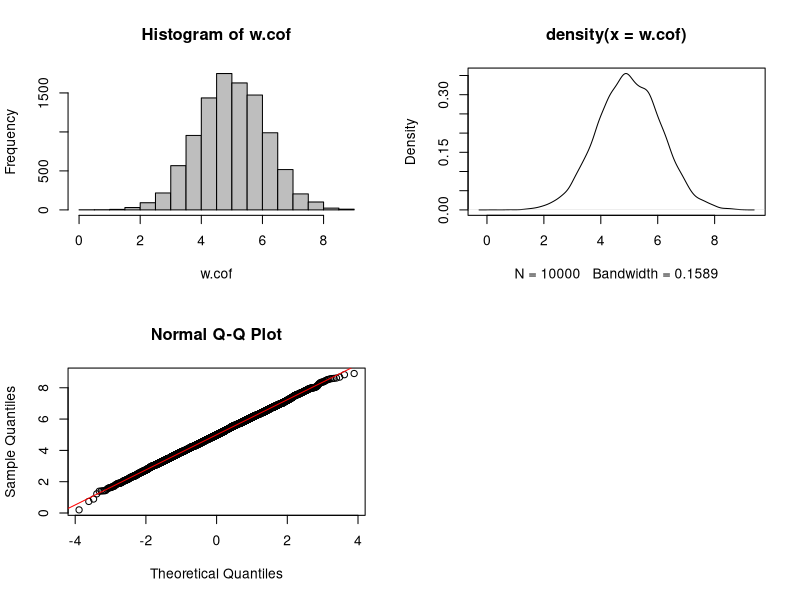
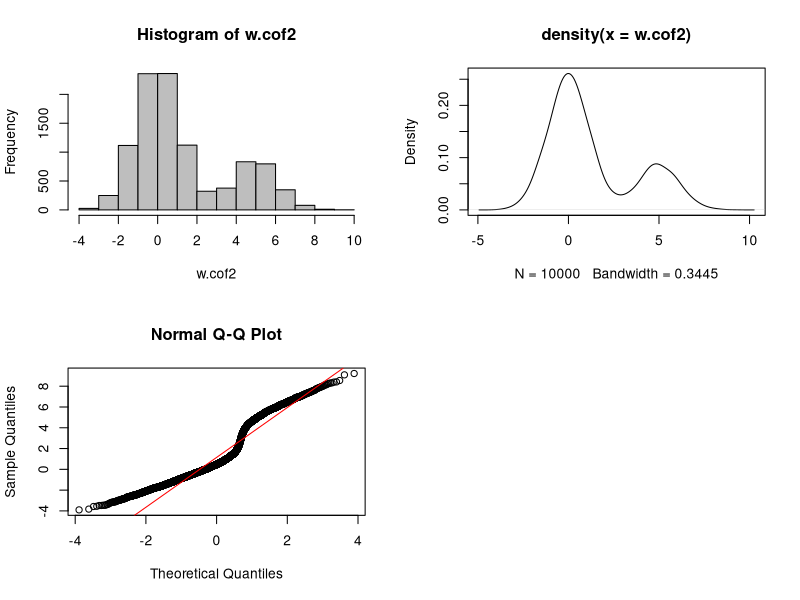

These figures' R source, in order: (Note: this script raises an error after producing the figures.)
## ---- chunk 1
## Create the simulated data
m = 50
n = 10000
nc = 1000 #negative controls without treatment effects
p = 1
k = 1
ctl = rep(FALSE, n)
ctl[1:nc] = TRUE
# treatment effect
X = matrix(c(rep(0,floor(m/2)), rep(1,ceiling(m/2))), m, p)
beta = matrix(rnorm(p*n,5,1), p, n) #treatment coefficients
beta[,ctl] = 0
# batch effect
W = as.matrix(rep(0,m),m,k)
W[c(1:12,38:50),1] =  1
alpha = matrix(rnorm(k*n,5,1),k,n)
Y_alpha = sapply(alpha, function(alpha){rnorm(m, mean =  alpha, abs(rnorm(1, mean = 0, sd = 2)))})
YY_alpha = apply(Y_alpha,2,function(x){x*W})

epsilon = matrix(rnorm(m*n,0,1),m,n)
Y = X%*%beta + YY_alpha + epsilon


# estimate batch coefficient for each OTU
w.cof = c()
for(i in 1:ncol(Y)){
  res = lm(Y[,i] ~ X + W)
  sum.res = summary(res)
  w.cof[i] = sum.res$coefficients[3,1]
}

par(mfrow=c(2,2))
hist(w.cof,col = 'gray')
plot(density(w.cof))
qqnorm(w.cof)
qqline(w.cof, col='red')
par(mfrow=c(1,1))
## ---- chunk 2

## Create the simulated data
m = 50
n = 10000
nc = 1000 #negative controls without treatment effects
p = 1
k = 1
ctl = rep(FALSE, n)
ctl[1:nc] = TRUE
# treatment effect
X = matrix(c(rep(0,floor(m/2)), rep(1,ceiling(m/2))), m, p)
beta = matrix(rnorm(p*n,5,1), p, n) #treatment coefficients
beta[,ctl] = 0
# batch effect
W = as.matrix(rep(0,m),m,k)
W[c(1:12,38:50),1] =  1
alpha2 = matrix(sample(c(rnorm(k*(3*n/4),0,1),rnorm(k*(n/4),5,1)),n),k,n)
Y_alpha2 = sapply(alpha2, function(alpha){rnorm(m, mean =  alpha, sd = abs(rnorm(1, mean = 0, sd = 2)) )})
YY_alpha2 = apply(Y_alpha2,2,function(x){x*W})

epsilon = matrix(rnorm(m*n,0,1),m,n)
Y2 = X%*%beta + YY_alpha2 + epsilon




w.cof2 = c()
for(i in 1:ncol(Y2)){
  res = lm(Y2[,i] ~ X + W)
  sum.res = summary(res)
  w.cof2[i] = sum.res$coefficients[3,1]
}

par(mfrow=c(2,2))
hist(w.cof2,col = 'gray')
plot(density(w.cof2))
qqnorm(w.cof2)
qqline(w.cof2, col='red')
par(mfrow=c(1,1))
## ---- chunk 3
sponge.b.cof = c()
for(i in 1:ncol(sponge.tss.clr)){
  res = lm(sponge.tss.clr[,i] ~ sponge.trt + sponge.batch)
  sum.res = summary(res)
  sponge.b.cof[i] = sum.res$coefficients[3,1]
}

par(mfrow=c(2,2))
hist(sponge.b.cof,col = 'gray')
plot(density(sponge.b.cof))
qqnorm(sponge.b.cof)
qqline(sponge.b.cof, col='red')
par(mfrow=c(1,1))
## ---- chunk 4
ad.b.cof = c()
ad.batch.relevel = relevel(ad.batch, '01/07/2016')
for(i in 1:ncol(ad.tss.clr)){
  res = lm(ad.tss.clr[,i] ~ ad.trt + ad.batch.relevel)
  sum.res = summary(res)
  ad.b.cof[i] = sum.res$coefficients[4,1]
}

par(mfrow=c(2,2))
hist(ad.b.cof,col = 'gray')
plot(density(ad.b.cof))
qqnorm(ad.b.cof)
qqline(ad.b.cof, col='red')
par(mfrow=c(1,1))
